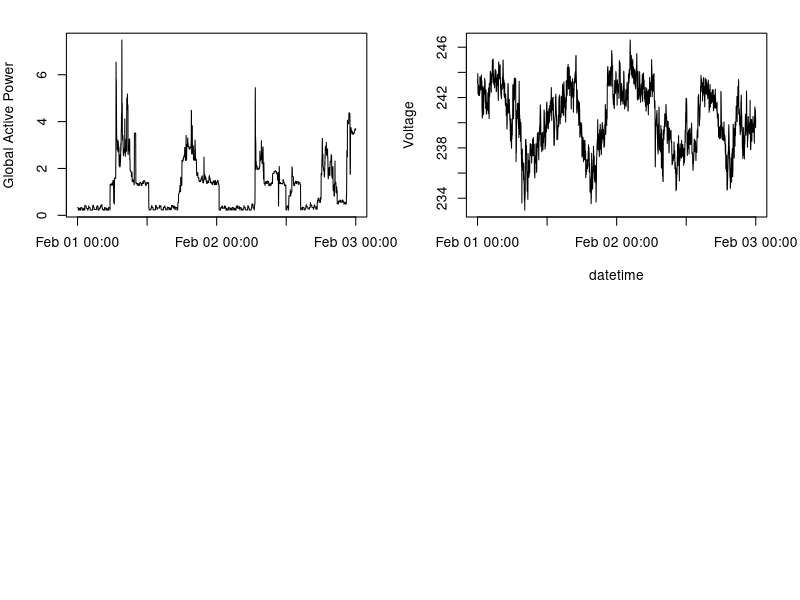

Here is the R script that generated this plot: (Note: this script raises an error after producing the figure.)
# read the dataset
dat3 = read.table(file="household_power_consumption.txt", header=T, sep=";", as.is=T)
#dim(dat3)
#str(dat3)

# format Date and Time columns
dat3$DateTime = paste(dat3$Date, dat3$Time, sep=" ")
dat3$DateTime = strptime(dat3$DateTime, format="%d/%m/%Y %H:%M:%S", tz="EST")

# plot
png(file="plot4.png", height=480, width=480)
par(mfrow=c(2,2), mar=c(5,4,2,2))

plot(dat3$DateTime, dat3$Global_active_power, type="l", xlab="", ylab="Global Active Power")

plot(dat3$DateTime, dat3$Voltage, type="l", xlab="datetime", ylab="Voltage")

plot(dat2$DateTime, dat2$Sub_metering_1, type="l", xlab="", ylab="Energy sub metering")
lines(dat2$DateTime, dat2$Sub_metering_2, type="l", xlab="",col="Red")
lines(dat2$DateTime, dat2$Sub_metering_3,type="l", col="Blue")
legend("topright",c("Sub_metering_1","Sub_metering_2","Sub_metering_3"),col=c("black","red","blue"), lty=1, lwd=3, bty="o", box.col="White", bg="White", cex=0.6)

plot(dat3$DateTime, dat3$Global_reactive_power, type="l", xlab="datetime", ylab="Global_reactive_power")
dev.off()
